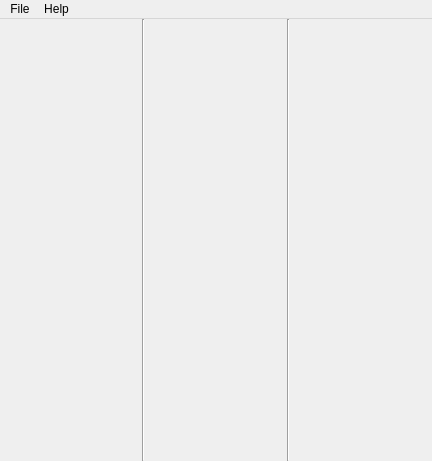
<?xml version="1.0" encoding="UTF-8"?>
<ui version="4.0">
 <class>MainWindow</class>
 <widget class="QMainWindow" name="MainWindow">
  <property name="geometry">
   <rect>
    <x>0</x>
    <y>0</y>
    <width>432</width>
    <height>461</height>
   </rect>
  </property>
  <property name="iconSize">
   <size>
    <width>32</width>
    <height>32</height>
   </size>
  </property>
  <widget class="QWidget" name="centralwidget">
   <layout class="QHBoxLayout" name="horizontalLayout_3">
    <property name="spacing">
     <number>0</number>
    </property>
    <property name="leftMargin">
     <number>0</number>
    </property>
    <property name="topMargin">
     <number>0</number>
    </property>
    <property name="rightMargin">
     <number>0</number>
    </property>
    <property name="bottomMargin">
     <number>0</number>
    </property>
    <item>
     <layout class="QHBoxLayout" name="horizontalLayout">
      <item>
       <layout class="QVBoxLayout" name="btnlay"/>
      </item>
      <item>
       <widget class="Line" name="line">
        <property name="orientation">
         <enum>Qt::Vertical</enum>
        </property>
       </widget>
      </item>
      <item>
       <layout class="QGridLayout" name="draglay"/>
      </item>
      <item>
       <widget class="Line" name="line_2">
        <property name="orientation">
         <enum>Qt::Vertical</enum>
        </property>
       </widget>
      </item>
      <item>
       <layout class="QVBoxLayout" name="tools"/>
      </item>
     </layout>
    </item>
   </layout>
  </widget>
  <widget class="QMenuBar" name="menuBar">
   <property name="geometry">
    <rect>
     <x>0</x>
     <y>0</y>
     <width>432</width>
     <height>21</height>
    </rect>
   </property>
   <widget class="QMenu" name="menuFile">
    <property name="title">
     <string>File</string>
    </property>
    <addaction name="actionOpen_2"/>
    <addaction name="actionSave_2"/>
   </widget>
   <widget class="QMenu" name="menuHelp">
    <property name="title">
     <string>Help</string>
    </property>
    <addaction name="actionVersion"/>
    <addaction name="actionVersion_2"/>
   </widget>
   <addaction name="menuFile"/>
   <addaction name="menuHelp"/>
  </widget>
  <action name="actionOpen">
   <property name="icon">
    <iconset>
     <normaloff>:/icons/fileopen.png</normaloff>:/icons/fileopen.png</iconset>
   </property>
   <property name="text">
    <string>&amp;Open</string>
   </property>
  </action>
  <action name="actionClose">
   <property name="icon">
    <iconset>
     <normaloff>:/icons/fileclose.png</normaloff>:/icons/fileclose.png</iconset>
   </property>
   <property name="text">
    <string>&amp;Close</string>
   </property>
  </action>
  <action name="actionNew">
   <property name="icon">
    <iconset>
     <normaloff>:/icons/filenew.png</normaloff>:/icons/filenew.png</iconset>
   </property>
   <property name="text">
    <string>&amp;New</string>
   </property>
  </action>
  <action name="actionSave">
   <property name="icon">
    <iconset>
     <normaloff>:/icons/filesave.png</normaloff>:/icons/filesave.png</iconset>
   </property>
   <property name="text">
    <string>&amp;Save</string>
   </property>
  </action>
  <action name="actionExit">
   <property name="icon">
    <iconset>
     <normaloff>:/icons/exit.png</normaloff>:/icons/exit.png</iconset>
   </property>
   <property name="text">
    <string>E&amp;xit</string>
   </property>
  </action>
  <action name="actionRed">
   <property name="icon">
    <iconset>
     <normaloff>:/icons/red.png</normaloff>:/icons/red.png</iconset>
   </property>
   <property name="text">
    <string>Red</string>
   </property>
  </action>
  <action name="actionGreen">
   <property name="icon">
    <iconset>
     <normaloff>:/icons/green.png</normaloff>:/icons/green.png</iconset>
   </property>
   <property name="text">
    <string>Green</string>
   </property>
  </action>
  <action name="actionBlue">
   <property name="icon">
    <iconset>
     <normaloff>:/icons/blue.png</normaloff>:/icons/blue.png</iconset>
   </property>
   <property name="text">
    <string>Blue</string>
   </property>
  </action>
  <action name="actionAddRectangle">
   <property name="icon">
    <iconset>
     <normaloff>:/icons/rectangle.png</normaloff>:/icons/rectangle.png</iconset>
   </property>
   <property name="text">
    <string>Add Rectangle</string>
   </property>
  </action>
  <action name="actionAddCircle">
   <property name="icon">
    <iconset>
     <normaloff>:/icons/circle.png</normaloff>:/icons/circle.png</iconset>
   </property>
   <property name="text">
    <string>Add Circle</string>
   </property>
  </action>
  <action name="actionRemoveShape">
   <property name="icon">
    <iconset>
     <normaloff>:/icons/remove.png</normaloff>:/icons/remove.png</iconset>
   </property>
   <property name="text">
    <string>Remove Shape</string>
   </property>
  </action>
  <action name="actionAddRobot">
   <property name="text">
    <string>Add robot</string>
   </property>
  </action>
  <action name="actionAddSnowman">
   <property name="text">
    <string>Add snowan</string>
   </property>
  </action>
  <action name="actionAddTriangle">
   <property name="icon">
    <iconset>
     <normaloff>:/icons/triangle.png</normaloff>:/icons/triangle.png</iconset>
   </property>
   <property name="text">
    <string>addTriangle</string>
   </property>
  </action>
  <action name="actionAbout">
   <property name="text">
    <string>About</string>
   </property>
  </action>
  <action name="actionAboutQt">
   <property name="text">
    <string>About Qt</string>
   </property>
  </action>
  <action name="actionOpen_2">
   <property name="text">
    <string>Open</string>
   </property>
  </action>
  <action name="actionSave_2">
   <property name="text">
    <string>Save</string>
   </property>
  </action>
  <action name="actionVersion">
   <property name="text">
    <string>Online Help</string>
   </property>
  </action>
  <action name="actionVersion_2">
   <property name="text">
    <string>Version</string>
   </property>
  </action>
 </widget>
 <resources/>
 <connections/>
</ui>
